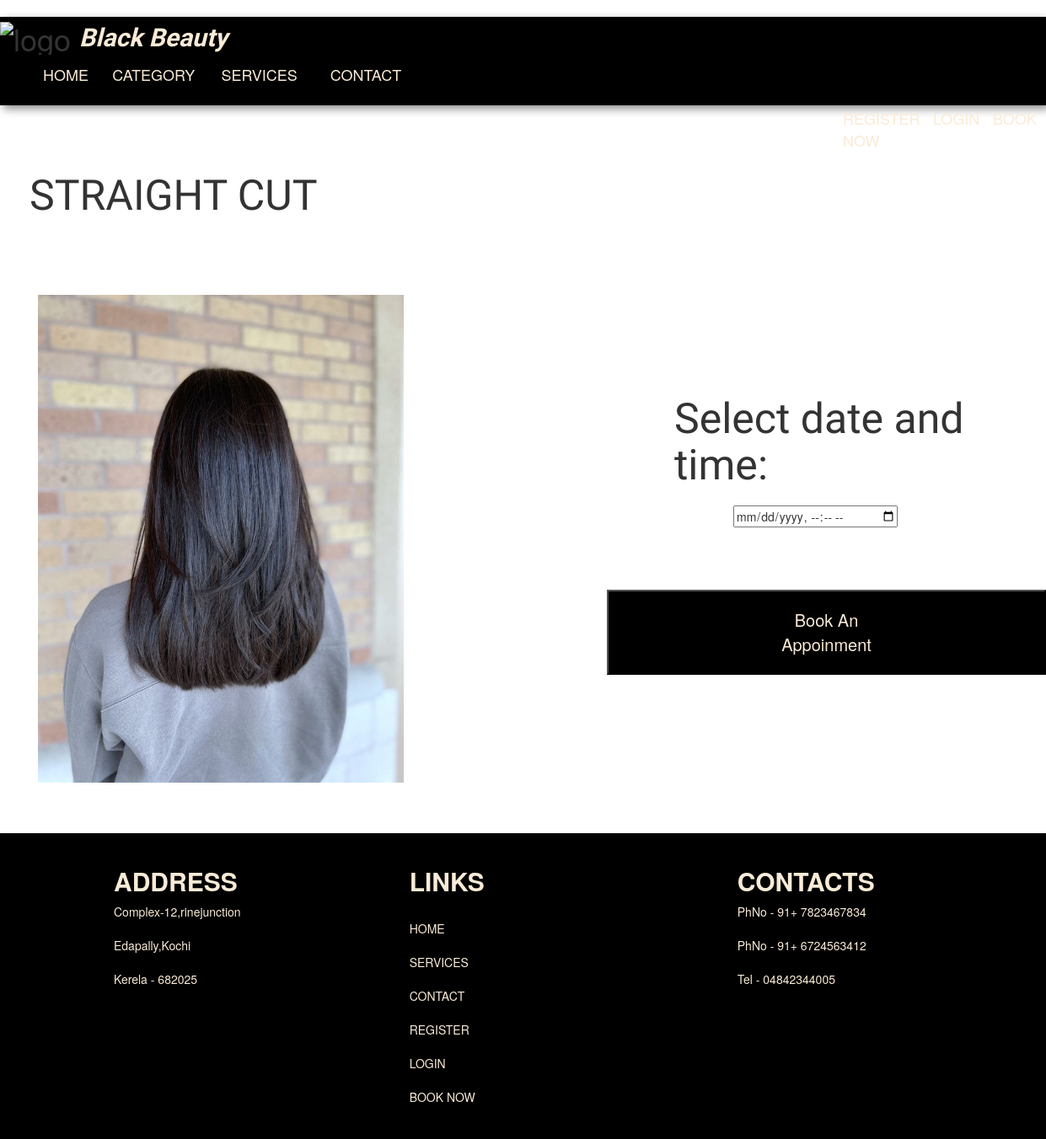
The app's page /details/6/ with its own data.
### AdminApp/models.py (models this page shows)
class Services(models.Model):
    Add_Services=models.CharField(max_length=60)
    Price=models.IntegerField()
    Image=models.ImageField(upload_to='image',default="null.jpg")
    categoryid=models.CharField(max_length=100,default='')

### user/views.py (the view)
# urls.py: path('details/<int:categoryid>/',views.details,name='details'),
def details(request,categoryid):
    data=Services.objects.filter(id=categoryid)
    return render(request,'details.html',{'data':data})

### user/templates/details.html (shortened to what this page needs)
{% extends 'contact.html' %}
{% block content %}
<!DOCTYPE html>
{% load static %}
<html>
    <head>
        <link rel="stylesheet" href="{% static 'details.css' %}">
        <link rel="stylesheet" href="{% static 'slideshowgallery.css' %}">
    </head>
    <body>
      <div class="row">
        <div class="row">
          {% for i in data %}
          <div class="col-md-6">
            <h1 id="name">{{i.Add_Services}}</h1><br><br><br><br>
            <div class="book">
              <div>
                <img src="{{i.Image.url}}" alt="image" width="70%" class="image">
              </div>
            </div>
          </div>
          {% endfor %}
        </div>
              <h2 id="time">Select date and time:</h2>
                  <div>
                      <input type="datetime-local" id="date" name="date">
                  </div>
                  <div>
                  <a href="{% url 'bookingform' %}"><button id="appoinmentbutton">Book An Appoinment</button></a>
                </div>
            </div>
    </body>
</html>
{% endblock %}

### user/static/contact.css (style rules this page uses)
h1 { padding: 0px; margin-bottom: 0px; }
body { padding: 0px; margin: 0px; }

### user/static/details.css (style rules this page uses)
#name { margin-left: 50px; font-family: 'Edu TAS Beginner', cursive; font-size: 50px; }
#date { position: absolute; left: 870px; top: 600px; }
#time { position: absolute; left: 800px; top: 450px; font-family: 'Edu TAS Beginner', cursive; font-size: 50px; }
#appoinmentbutton { position: absolute; left: 720px; top: 700px; background-color: black; color: antiquewhite; padding-left: 200px; padding-top: 20px; padding-bottom: 20px; padding-right: 200px; font-size: 20px; }
.image { margin-left: 60px; }

### user/static/slideshowgallery.css (style rules this page uses)
.row:after { content: ""; display: table; clear: both; }

### records on screen
Services: Add_Services "STRAIGHT CUT", Image (picture)
